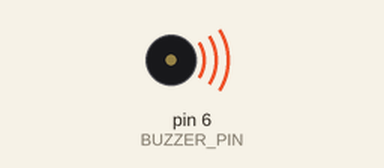
A sketch run on a simulated Arduino Uno, built with avr-gcc and run on an emulated ATmega328P. Shown: buzzer (waves = sounding). What the sketch prints to the serial monitor is not drawn.

Above: at 0.26 s.
At 3.84 s:
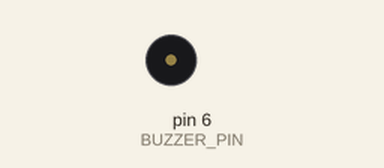
Timing chart, 0 to 4.5 s (numbered marks = the images above):
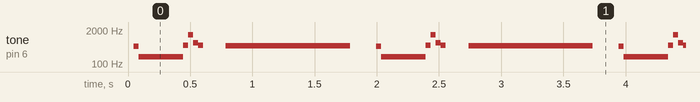

The sketch:

annoyingbeep.ino
```cpp
#define BUZZER_PIN 6
int pitch = 1000;

void setup() {
  Serial.begin(9600);
  pinMode(BUZZER_PIN, OUTPUT);
}

void loop() {
 while (pitch>0) {
  beep(pitch);
  pitch=pitch-10;
  Serial.println(pitch);
 }
 while (pitch<1000) {
  beep(pitch);
  pitch=pitch+10;
 }
 delay(200);
 for (int x = 0; x <= 500; x++) {
  beep(pitch);
 }
 delay(200);
}

void beep(int toggle_duration) {
  digitalWrite(BUZZER_PIN, HIGH);
  delayMicroseconds(toggle_duration);
  digitalWrite(BUZZER_PIN, LOW);
  delayMicroseconds(toggle_duration);
}
```

Measured:
- by itself, tone on pin 6 (BUZZER_PIN): repeats every 2.0 s: 193 Hz 0.36 s, 532 Hz 0.04 s, 1323 Hz 0.04 s, 648 Hz 0.04 s, 528 Hz 0.04 s, silent 0.18 s, 498 Hz 1.0 s, silent 0.21 s, 482 Hz 0.04 s
